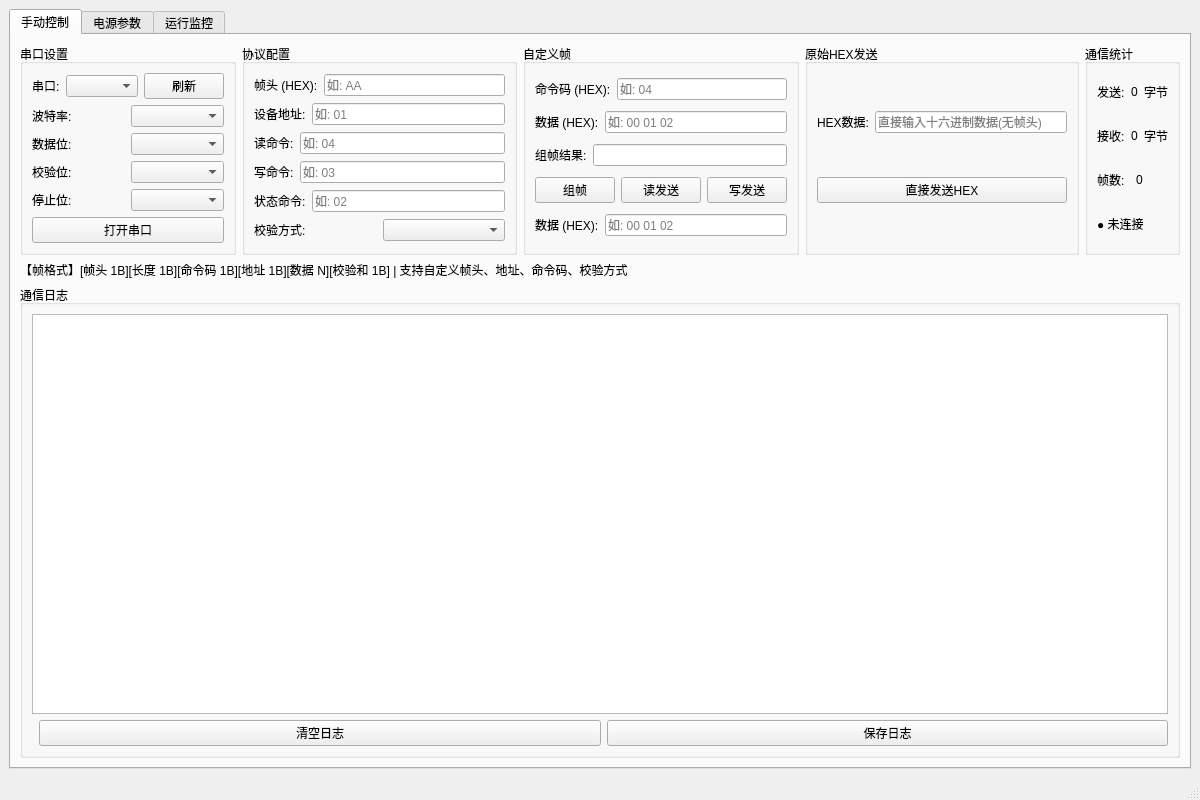
<?xml version="1.0" encoding="UTF-8"?>
<ui version="4.0">
 <class>MainWindow</class>
 <widget class="QMainWindow" name="MainWindow">
  <property name="geometry">
   <rect>
    <x>0</x>
    <y>0</y>
    <width>1200</width>
    <height>800</height>
   </rect>
  </property>
  <property name="windowTitle">
   <string>Digital UART Control</string>
  </property>
  <widget class="QWidget" name="centralwidget">
   <layout class="QVBoxLayout" name="verticalLayout">
    <item>
     <widget class="QTabWidget" name="tabWidget">
      <property name="currentIndex">
       <number>0</number>
      </property>
      <!-- 手动控制页面 -->
      <widget class="QWidget" name="tabManual">
       <attribute name="title">
        <string>手动控制</string>
       </attribute>
       <layout class="QVBoxLayout" name="verticalLayout_Manual">
        <item>
         <layout class="QHBoxLayout" name="horizontalLayout_Top">
          <!-- 串口设置 -->
          <item>
           <widget class="QGroupBox" name="groupBoxSerial">
            <property name="title">
             <string>串口设置</string>
            </property>
            <layout class="QVBoxLayout" name="verticalLayout_Serial">
             <item>
              <layout class="QHBoxLayout" name="horizontalLayout_Port">
               <item>
                <widget class="QLabel" name="labelPort">
                 <property name="text">
                  <string>串口:</string>
                 </property>
                </widget>
               </item>
               <item>
                <widget class="QComboBox" name="comboBoxPort">
                </widget>
               </item>
               <item>
                <widget class="QPushButton" name="btnRefresh">
                 <property name="text">
                  <string>刷新</string>
                 </property>
                </widget>
               </item>
              </layout>
             </item>
             <item>
              <layout class="QHBoxLayout" name="horizontalLayout_Baud">
               <item>
                <widget class="QLabel" name="labelBaud">
                 <property name="text">
                  <string>波特率:</string>
                 </property>
                </widget>
               </item>
               <item>
                <widget class="QComboBox" name="comboBoxBaud">
                </widget>
               </item>
              </layout>
             </item>
             <item>
              <layout class="QHBoxLayout" name="horizontalLayout_DataBits">
               <item>
                <widget class="QLabel" name="labelDataBits">
                 <property name="text">
                  <string>数据位:</string>
                 </property>
                </widget>
               </item>
               <item>
                <widget class="QComboBox" name="comboBoxDataBits">
                </widget>
               </item>
              </layout>
             </item>
             <item>
              <layout class="QHBoxLayout" name="horizontalLayout_Parity">
               <item>
                <widget class="QLabel" name="labelParity">
                 <property name="text">
                  <string>校验位:</string>
                 </property>
                </widget>
               </item>
               <item>
                <widget class="QComboBox" name="comboBoxParity">
                </widget>
               </item>
              </layout>
             </item>
             <item>
              <layout class="QHBoxLayout" name="horizontalLayout_StopBits">
               <item>
                <widget class="QLabel" name="labelStopBits">
                 <property name="text">
                  <string>停止位:</string>
                 </property>
                </widget>
               </item>
               <item>
                <widget class="QComboBox" name="comboBoxStopBits">
                </widget>
               </item>
              </layout>
             </item>
             <item>
              <widget class="QPushButton" name="btnOpenClose">
               <property name="text">
                <string>打开串口</string>
               </property>
              </widget>
             </item>
            </layout>
           </widget>
          </item>
          <!-- 协议配置 -->
          <item>
           <widget class="QGroupBox" name="groupBoxProtocol">
            <property name="title">
             <string>协议配置</string>
            </property>
            <layout class="QVBoxLayout" name="verticalLayout_Protocol">
             <item>
              <layout class="QHBoxLayout" name="horizontalLayout_FrameHead">
               <item>
                <widget class="QLabel" name="label_FrameHead">
                 <property name="text">
                  <string>帧头 (HEX):</string>
                 </property>
                </widget>
               </item>
               <item>
                <widget class="QLineEdit" name="lineEdit_FrameHead">
                 <property name="placeholderText">
                  <string>如: AA</string>
                 </property>
                </widget>
               </item>
              </layout>
             </item>
             <item>
              <layout class="QHBoxLayout" name="horizontalLayout_DeviceAddr">
               <item>
                <widget class="QLabel" name="label_DeviceAddr">
                 <property name="text">
                  <string>设备地址:</string>
                 </property>
                </widget>
               </item>
               <item>
                <widget class="QLineEdit" name="lineEdit_DeviceAddr">
                 <property name="placeholderText">
                  <string>如: 01</string>
                 </property>
                </widget>
               </item>
              </layout>
             </item>
             <item>
              <layout class="QHBoxLayout" name="horizontalLayout_CmdRead">
               <item>
                <widget class="QLabel" name="label_CmdRead">
                 <property name="text">
                  <string>读命令:</string>
                 </property>
                </widget>
               </item>
               <item>
                <widget class="QLineEdit" name="lineEdit_CmdRead">
                 <property name="placeholderText">
                  <string>如: 04</string>
                 </property>
                </widget>
               </item>
              </layout>
             </item>
             <item>
              <layout class="QHBoxLayout" name="horizontalLayout_CmdWrite">
               <item>
                <widget class="QLabel" name="label_CmdWrite">
                 <property name="text">
                  <string>写命令:</string>
                 </property>
                </widget>
               </item>
               <item>
                <widget class="QLineEdit" name="lineEdit_CmdWrite">
                 <property name="placeholderText">
                  <string>如: 03</string>
                 </property>
                </widget>
               </item>
              </layout>
             </item>
             <item>
              <layout class="QHBoxLayout" name="horizontalLayout_CmdStatus">
               <item>
                <widget class="QLabel" name="label_CmdStatus">
                 <property name="text">
                  <string>状态命令:</string>
                 </property>
                </widget>
               </item>
               <item>
                <widget class="QLineEdit" name="lineEdit_CmdStatus">
                 <property name="placeholderText">
                  <string>如: 02</string>
                 </property>
                </widget>
               </item>
              </layout>
             </item>
             <item>
              <layout class="QHBoxLayout" name="horizontalLayout_CheckSum">
               <item>
                <widget class="QLabel" name="label_CheckSum">
                 <property name="text">
                  <string>校验方式:</string>
                 </property>
                </widget>
               </item>
               <item>
                <widget class="QComboBox" name="comboBoxCheckSum">
                </widget>
               </item>
              </layout>
             </item>
            </layout>
           </widget>
          </item>
          <!-- 自定义帧 -->
          <item>
           <widget class="QGroupBox" name="groupBoxCustom">
            <property name="title">
             <string>自定义帧</string>
            </property>
            <layout class="QVBoxLayout" name="verticalLayout_Custom">
             <item>
              <layout class="QHBoxLayout" name="horizontalLayout_CustomCmd">
               <item>
                <widget class="QLabel" name="label_CustomCmd">
                 <property name="text">
                  <string>命令码 (HEX):</string>
                 </property>
                </widget>
               </item>
               <item>
                <widget class="QLineEdit" name="lineEdit_CustomCmd">
                 <property name="placeholderText">
                  <string>如: 04</string>
                 </property>
                </widget>
               </item>
              </layout>
             </item>
             <item>
              <layout class="QHBoxLayout" name="horizontalLayout_CustomData">
               <item>
                <widget class="QLabel" name="label_CustomData">
                 <property name="text">
                  <string>数据 (HEX):</string>
                 </property>
                </widget>
               </item>
               <item>
                <widget class="QLineEdit" name="lineEdit_CustomData">
                 <property name="placeholderText">
                  <string>如: 00 01 02</string>
                 </property>
                </widget>
               </item>
              </layout>
             </item>
             <item>
              <layout class="QHBoxLayout" name="horizontalLayout_CustomResult">
               <item>
                <widget class="QLabel" name="label_CustomResult">
                 <property name="text">
                  <string>组帧结果:</string>
                 </property>
                </widget>
               </item>
               <item>
                <widget class="QLineEdit" name="lineEdit_CustomResult">
                 <property name="readOnly">
                  <bool>true</bool>
                 </property>
                </widget>
               </item>
              </layout>
             </item>
             <item>
              <layout class="QHBoxLayout" name="horizontalLayout_SendBtns">
               <item>
                <widget class="QPushButton" name="btnBuildFrame">
                 <property name="text">
                  <string>组帧</string>
                 </property>
                </widget>
               </item>
               <item>
                <widget class="QPushButton" name="btnRead">
                 <property name="text">
                  <string>读发送</string>
                 </property>
                </widget>
               </item>
               <item>
                <widget class="QPushButton" name="btnWrite">
                 <property name="text">
                  <string>写发送</string>
                 </property>
                </widget>
               </item>
              </layout>
             </item>
             <item>
              <layout class="QHBoxLayout" name="horizontalLayout_Data">
               <item>
                <widget class="QLabel" name="label_Data">
                 <property name="text">
                  <string>数据 (HEX):</string>
                 </property>
                </widget>
               </item>
               <item>
                <widget class="QLineEdit" name="lineEdit_Data">
                 <property name="placeholderText">
                  <string>如: 00 01 02</string>
                 </property>
                </widget>
               </item>
              </layout>
             </item>
            </layout>
           </widget>
          </item>
          <!-- 原始HEX发送 -->
          <item>
           <widget class="QGroupBox" name="groupBoxHex">
            <property name="title">
             <string>原始HEX发送</string>
            </property>
            <layout class="QVBoxLayout" name="verticalLayout_Hex">
             <item>
              <layout class="QHBoxLayout" name="horizontalLayout_Hex">
               <item>
                <widget class="QLabel" name="label_Hex">
                 <property name="text">
                  <string>HEX数据:</string>
                 </property>
                </widget>
               </item>
               <item>
                <widget class="QLineEdit" name="lineEdit_HexRaw">
                 <property name="placeholderText">
                  <string>直接输入十六进制数据(无帧头)</string>
                 </property>
                </widget>
               </item>
              </layout>
             </item>
             <item>
              <widget class="QPushButton" name="btnHexSend">
               <property name="text">
                <string>直接发送HEX</string>
               </property>
              </widget>
             </item>
            </layout>
           </widget>
          </item>
          <!-- 通信统计 -->
          <item>
           <widget class="QGroupBox" name="groupBoxStats">
            <property name="title">
             <string>通信统计</string>
            </property>
            <layout class="QVBoxLayout" name="verticalLayout_Stats">
             <item>
              <layout class="QHBoxLayout" name="horizontalLayout_Tx">
               <item>
                <widget class="QLabel" name="labelTx">
                 <property name="text">
                  <string>发送:</string>
                 </property>
                </widget>
               </item>
               <item>
                <widget class="QLabel" name="labelTxBytes">
                 <property name="text">
                  <string>0</string>
                 </property>
                </widget>
               </item>
               <item>
                <widget class="QLabel" name="labelTxUnit">
                 <property name="text">
                  <string>字节</string>
                 </property>
                </widget>
               </item>
              </layout>
             </item>
             <item>
              <layout class="QHBoxLayout" name="horizontalLayout_Rx">
               <item>
                <widget class="QLabel" name="labelRx">
                 <property name="text">
                  <string>接收:</string>
                 </property>
                </widget>
               </item>
               <item>
                <widget class="QLabel" name="labelRxBytes">
                 <property name="text">
                  <string>0</string>
                 </property>
                </widget>
               </item>
               <item>
                <widget class="QLabel" name="labelRxUnit">
                 <property name="text">
                  <string>字节</string>
                 </property>
                </widget>
               </item>
              </layout>
             </item>
             <item>
              <layout class="QHBoxLayout" name="horizontalLayout_Frames">
               <item>
                <widget class="QLabel" name="labelFrames">
                 <property name="text">
                  <string>帧数:</string>
                 </property>
                </widget>
               </item>
               <item>
                <widget class="QLabel" name="labelFrameCount">
                 <property name="text">
                  <string>0</string>
                 </property>
                </widget>
               </item>
              </layout>
             </item>
             <item>
              <widget class="QLabel" name="labelStatus">
               <property name="text">
                <string>● 未连接</string>
               </property>
              </widget>
             </item>
            </layout>
           </widget>
          </item>
         </layout>
        </item>
        <item>
         <widget class="QLabel" name="labelProtocolInfo">
          <property name="text">
           <string>【帧格式】[帧头 1B][长度 1B][命令码 1B][地址 1B][数据 N][校验和 1B] | 支持自定义帧头、地址、命令码、校验方式</string>
          </property>
         </widget>
        </item>
        <item>
         <widget class="QGroupBox" name="groupBoxLog">
          <property name="title">
           <string>通信日志</string>
          </property>
          <layout class="QVBoxLayout" name="verticalLayout_Log">
           <item>
            <widget class="QTextEdit" name="textEditLog">
             <property name="readOnly">
              <bool>true</bool>
             </property>
            </widget>
           </item>
           <item>
            <layout class="QHBoxLayout" name="horizontalLayout_LogBtns">
             <item>
              <spacer name="horizontalSpacer_Log">
               <property name="orientation">
                <enum>Qt::Horizontal</enum>
               </property>
              </spacer>
             </item>
             <item>
              <widget class="QPushButton" name="btnClearLog">
               <property name="text">
                <string>清空日志</string>
               </property>
              </widget>
             </item>
             <item>
              <widget class="QPushButton" name="btnSaveLog">
               <property name="text">
                <string>保存日志</string>
               </property>
              </widget>
             </item>
            </layout>
           </item>
          </layout>
         </widget>
        </item>
       </layout>
      </widget>
      <!-- 电源参数页面 -->
      <widget class="QWidget" name="tabPowerParam">
       <attribute name="title">
        <string>电源参数</string>
       </attribute>
       <layout class="QVBoxLayout" name="verticalLayout_PowerParam">
        <item>
         <layout class="QVBoxLayout" name="verticalLayout_PowerInner">
          <!-- 表头 -->
          <item>
           <layout class="QHBoxLayout" name="horizontalLayout_Header">
            <item>
             <widget class="QLabel" name="label_HeaderLeft">
              <property name="text">
               <string>【设置参数】</string>
              </property>
             </widget>
            </item>
            <item>
             <spacer name="horizontalSpacer_Header">
              <property name="orientation">
               <enum>Qt::Horizontal</enum>
              </property>
             </spacer>
            </item>
            <item>
             <widget class="QLabel" name="label_HeaderRight">
              <property name="text">
               <string>【实际值】</string>
              </property>
             </widget>
            </item>
           </layout>
          </item>
          <!-- Grid布局: 10行 x 6列 -->
          <item>
           <layout class="QGridLayout" name="gridLayout_PowerParam">
            <!-- 第1行: 输出电压 -->
            <item row="0" column="0">
             <widget class="QLabel" name="label_P1">
              <property name="text">
               <string>输出电压 (V):</string>
              </property>
             </widget>
            </item>
            <item row="0" column="1">
             <widget class="QLineEdit" name="lineEdit_P1">
             </widget>
            </item>
            <item row="0" column="2">
             <widget class="QPushButton" name="btnWrite_P1">
              <property name="text">
               <string>写入</string>
              </property>
             </widget>
            </item>
            <item row="0" column="3">
             <spacer name="horizontalSpacer_Mid1">
              <property name="orientation">
               <enum>Qt::Horizontal</enum>
              </property>
             </spacer>
            </item>
            <item row="0" column="4">
             <widget class="QLabel" name="label_R1">
              <property name="text">
               <string>实际输出电压 (V):</string>
              </property>
             </widget>
            </item>
            <item row="0" column="5">
             <widget class="QLineEdit" name="lineEdit_R1">
              <property name="readOnly">
               <bool>true</bool>
              </property>
             </widget>
            </item>
            <!-- 第2行: 输出电流 -->
            <item row="1" column="0">
             <widget class="QLabel" name="label_P2">
              <property name="text">
               <string>输出电流 (A):</string>
              </property>
             </widget>
            </item>
            <item row="1" column="1">
             <widget class="QLineEdit" name="lineEdit_P2">
             </widget>
            </item>
            <item row="1" column="2">
             <widget class="QPushButton" name="btnWrite_P2">
              <property name="text">
               <string>写入</string>
              </property>
             </widget>
            </item>
            <item row="1" column="3">
             <spacer name="horizontalSpacer_Mid2">
              <property name="orientation">
               <enum>Qt::Horizontal</enum>
              </property>
             </spacer>
            </item>
            <item row="1" column="4">
             <widget class="QLabel" name="label_R2">
              <property name="text">
               <string>实际输出电流 (A):</string>
              </property>
             </widget>
            </item>
            <item row="1" column="5">
             <widget class="QLineEdit" name="lineEdit_R2">
              <property name="readOnly">
               <bool>true</bool>
              </property>
             </widget>
            </item>
            <!-- 第3行: 输出功率 -->
            <item row="2" column="0">
             <widget class="QLabel" name="label_P3">
              <property name="text">
               <string>输出功率 (W):</string>
              </property>
             </widget>
            </item>
            <item row="2" column="1">
             <widget class="QLineEdit" name="lineEdit_P3">
             </widget>
            </item>
            <item row="2" column="2">
             <widget class="QPushButton" name="btnWrite_P3">
              <property name="text">
               <string>写入</string>
              </property>
             </widget>
            </item>
            <item row="2" column="3">
             <spacer name="horizontalSpacer_Mid3">
              <property name="orientation">
               <enum>Qt::Horizontal</enum>
              </property>
             </spacer>
            </item>
            <item row="2" column="4">
             <widget class="QLabel" name="label_R3">
              <property name="text">
               <string>实际输出功率 (W):</string>
              </property>
             </widget>
            </item>
            <item row="2" column="5">
             <widget class="QLineEdit" name="lineEdit_R3">
              <property name="readOnly">
               <bool>true</bool>
              </property>
             </widget>
            </item>
            <!-- 第4行: 过压保护 -->
            <item row="3" column="0">
             <widget class="QLabel" name="label_P4">
              <property name="text">
               <string>过压保护 (V):</string>
              </property>
             </widget>
            </item>
            <item row="3" column="1">
             <widget class="QLineEdit" name="lineEdit_P4">
             </widget>
            </item>
            <item row="3" column="2">
             <widget class="QPushButton" name="btnWrite_P4">
              <property name="text">
               <string>写入</string>
              </property>
             </widget>
            </item>
            <item row="3" column="3">
             <spacer name="horizontalSpacer_Mid4">
              <property name="orientation">
               <enum>Qt::Horizontal</enum>
              </property>
             </spacer>
            </item>
            <item row="3" column="4">
             <widget class="QLabel" name="label_R4">
              <property name="text">
               <string>输入电压 (V):</string>
              </property>
             </widget>
            </item>
            <item row="3" column="5">
             <widget class="QLineEdit" name="lineEdit_R4">
              <property name="readOnly">
               <bool>true</bool>
              </property>
             </widget>
            </item>
            <!-- 第5行: 过流保护 -->
            <item row="4" column="0">
             <widget class="QLabel" name="label_P5">
              <property name="text">
               <string>过流保护 (A):</string>
              </property>
             </widget>
            </item>
            <item row="4" column="1">
             <widget class="QLineEdit" name="lineEdit_P5">
             </widget>
            </item>
            <item row="4" column="2">
             <widget class="QPushButton" name="btnWrite_P5">
              <property name="text">
               <string>写入</string>
              </property>
             </widget>
            </item>
            <item row="4" column="3">
             <spacer name="horizontalSpacer_Mid5">
              <property name="orientation">
               <enum>Qt::Horizontal</enum>
              </property>
             </spacer>
            </item>
            <item row="4" column="4">
             <widget class="QLabel" name="label_R5">
              <property name="text">
               <string>模块温度 (℃):</string>
              </property>
             </widget>
            </item>
            <item row="4" column="5">
             <widget class="QLineEdit" name="lineEdit_R5">
              <property name="readOnly">
               <bool>true</bool>
              </property>
             </widget>
            </item>
            <!-- 第6行: 过温保护 -->
            <item row="5" column="0">
             <widget class="QLabel" name="label_P6">
              <property name="text">
               <string>过温保护 (℃):</string>
              </property>
             </widget>
            </item>
            <item row="5" column="1">
             <widget class="QLineEdit" name="lineEdit_P6">
             </widget>
            </item>
            <item row="5" column="2">
             <widget class="QPushButton" name="btnWrite_P6">
              <property name="text">
               <string>写入</string>
              </property>
             </widget>
            </item>
            <item row="5" column="3">
             <spacer name="horizontalSpacer_Mid6">
              <property name="orientation">
               <enum>Qt::Horizontal</enum>
              </property>
             </spacer>
            </item>
            <item row="5" column="4">
             <widget class="QLabel" name="label_R6">
              <property name="text">
               <string>工作状态:</string>
              </property>
             </widget>
            </item>
            <item row="5" column="5">
             <widget class="QLineEdit" name="lineEdit_R6">
              <property name="readOnly">
               <bool>true</bool>
              </property>
             </widget>
            </item>
            <!-- 第7行: 输出使能 -->
            <item row="6" column="0">
             <widget class="QLabel" name="label_P7">
              <property name="text">
               <string>输出使能:</string>
              </property>
             </widget>
            </item>
            <item row="6" column="1">
             <widget class="QLineEdit" name="lineEdit_P7">
             </widget>
            </item>
            <item row="6" column="2">
             <widget class="QPushButton" name="btnWrite_P7">
              <property name="text">
               <string>写入</string>
              </property>
             </widget>
            </item>
            <item row="6" column="3">
             <spacer name="horizontalSpacer_Mid7">
              <property name="orientation">
               <enum>Qt::Horizontal</enum>
              </property>
             </spacer>
            </item>
            <item row="6" column="4">
             <widget class="QLabel" name="label_R7">
              <property name="text">
               <string>告警状态:</string>
              </property>
             </widget>
            </item>
            <item row="6" column="5">
             <widget class="QLineEdit" name="lineEdit_R7">
              <property name="readOnly">
               <bool>true</bool>
              </property>
             </widget>
            </item>
            <!-- 第8行: 远程控制 -->
            <item row="7" column="0">
             <widget class="QLabel" name="label_P8">
              <property name="text">
               <string>远程控制:</string>
              </property>
             </widget>
            </item>
            <item row="7" column="1">
             <widget class="QLineEdit" name="lineEdit_P8">
             </widget>
            </item>
            <item row="7" column="2">
             <widget class="QPushButton" name="btnWrite_P8">
              <property name="text">
               <string>写入</string>
              </property>
             </widget>
            </item>
            <item row="7" column="3">
             <spacer name="horizontalSpacer_Mid8">
              <property name="orientation">
               <enum>Qt::Horizontal</enum>
              </property>
             </spacer>
            </item>
            <item row="7" column="4">
             <widget class="QLabel" name="label_R8">
              <property name="text">
               <string>风扇转速 (%):</string>
              </property>
             </widget>
            </item>
            <item row="7" column="5">
             <widget class="QLineEdit" name="lineEdit_R8">
              <property name="readOnly">
               <bool>true</bool>
              </property>
             </widget>
            </item>
            <!-- 第9行: 预留参数1 -->
            <item row="8" column="0">
             <widget class="QLabel" name="label_P9">
              <property name="text">
               <string>预留参数:</string>
              </property>
             </widget>
            </item>
            <item row="8" column="1">
             <widget class="QLineEdit" name="lineEdit_P9">
             </widget>
            </item>
            <item row="8" column="2">
             <widget class="QPushButton" name="btnWrite_P9">
              <property name="text">
               <string>写入</string>
              </property>
             </widget>
            </item>
            <item row="8" column="3">
             <spacer name="horizontalSpacer_Mid9">
              <property name="orientation">
               <enum>Qt::Horizontal</enum>
              </property>
             </spacer>
            </item>
            <item row="8" column="4">
             <widget class="QLabel" name="label_R9">
              <property name="text">
               <string>运行时间 (h):</string>
              </property>
             </widget>
            </item>
            <item row="8" column="5">
             <widget class="QLineEdit" name="lineEdit_R9">
              <property name="readOnly">
               <bool>true</bool>
              </property>
             </widget>
            </item>
            <!-- 第10行: 预留参数2 -->
            <item row="9" column="0">
             <widget class="QLabel" name="label_P10">
              <property name="text">
               <string>预留参数2:</string>
              </property>
             </widget>
            </item>
            <item row="9" column="1">
             <widget class="QLineEdit" name="lineEdit_P10">
             </widget>
            </item>
            <item row="9" column="2">
             <widget class="QPushButton" name="btnWrite_P10">
              <property name="text">
               <string>写入</string>
              </property>
             </widget>
            </item>
            <item row="9" column="3">
             <spacer name="horizontalSpacer_Mid10">
              <property name="orientation">
               <enum>Qt::Horizontal</enum>
              </property>
             </spacer>
            </item>
            <item row="9" column="4">
             <widget class="QLabel" name="label_R10">
              <property name="text">
               <string>版本信息:</string>
              </property>
             </widget>
            </item>
            <item row="9" column="5">
             <widget class="QLineEdit" name="lineEdit_R10">
              <property name="readOnly">
               <bool>true</bool>
              </property>
             </widget>
            </item>
           </layout>
          </item>
          <!-- 按钮行 -->
          <item>
           <layout class="QHBoxLayout" name="horizontalLayout_PowerBtns">
            <item>
             <widget class="QPushButton" name="btnReadAllPower">
              <property name="text">
               <string>读取全部</string>
              </property>
             </widget>
            </item>
            <item>
             <widget class="QPushButton" name="btnWriteAllPower">
              <property name="text">
               <string>写入全部</string>
              </property>
             </widget>
            </item>
            <item>
             <widget class="QPushButton" name="btnMonitorStart">
              <property name="text">
               <string>启动监控</string>
              </property>
             </widget>
            </item>
            <item>
             <widget class="QPushButton" name="btnMonitorStop">
              <property name="text">
               <string>停止监控</string>
              </property>
             </widget>
            </item>
           </layout>
          </item>
          <!-- 协议说明 -->
          <item>
           <widget class="QLabel" name="label_ProtocolInfo_Power">
            <property name="text">
             <string>【协议说明】帧格式: [帧头 1B][长度 1B][命令码 1B][地址 1B][数据 N][校验和 1B] | 使用协议配置中的帧头、命令码</string>
            </property>
            <property name="wordWrap">
             <bool>true</bool>
            </property>
           </widget>
          </item>
         </layout>
        </item>
       </layout>
      </widget>
      <!-- 运行监控页面 -->
      <widget class="QWidget" name="tabMonitor">
       <attribute name="title">
        <string>运行监控</string>
       </attribute>
       <layout class="QVBoxLayout" name="verticalLayout_Monitor">
        <item>
         <widget class="QTableWidget" name="tableWidget_Monitor">
          <column>
           <property name="text">
            <string>参数名称</string>
           </property>
          </column>
          <column>
           <property name="text">
            <string>当前值</string>
           </property>
          </column>
          <column>
           <property name="text">
            <string>单位</string>
           </property>
          </column>
          <column>
           <property name="text">
            <string>状态</string>
           </property>
          </column>
         </widget>
        </item>
        <item>
         <layout class="QHBoxLayout" name="horizontalLayout_MonitorBtns">
          <item>
           <widget class="QPushButton" name="btnMonitorRefresh">
            <property name="text">
             <string>刷新数据</string>
            </property>
           </widget>
          </item>
          <item>
           <widget class="QPushButton" name="btnMonitorClear">
            <property name="text">
             <string>清空数据</string>
            </property>
           </widget>
          </item>
          <item>
           <spacer name="horizontalSpacer_Monitor">
            <property name="orientation">
             <enum>Qt::Horizontal</enum>
            </property>
           </spacer>
          </item>
          <item>
           <widget class="QPushButton" name="btnMonitorStart2">
            <property name="text">
             <string>启动定时监控</string>
            </property>
           </widget>
          </item>
          <item>
           <widget class="QPushButton" name="btnMonitorStop2">
            <property name="text">
             <string>停止定时监控</string>
            </property>
           </widget>
          </item>
         </layout>
        </item>
       </layout>
      </widget>
     </widget>
    </item>
   </layout>
  </widget>
  <widget class="QMenuBar" name="menubar">
   <property name="geometry">
    <rect>
     <x>0</x>
     <y>0</y>
     <width>1200</width>
     <height>22</height>
    </rect>
   </property>
  </widget>
  <widget class="QStatusBar" name="statusbar"/>
 </widget>
 <resources/>
 <connections/>
</ui>
